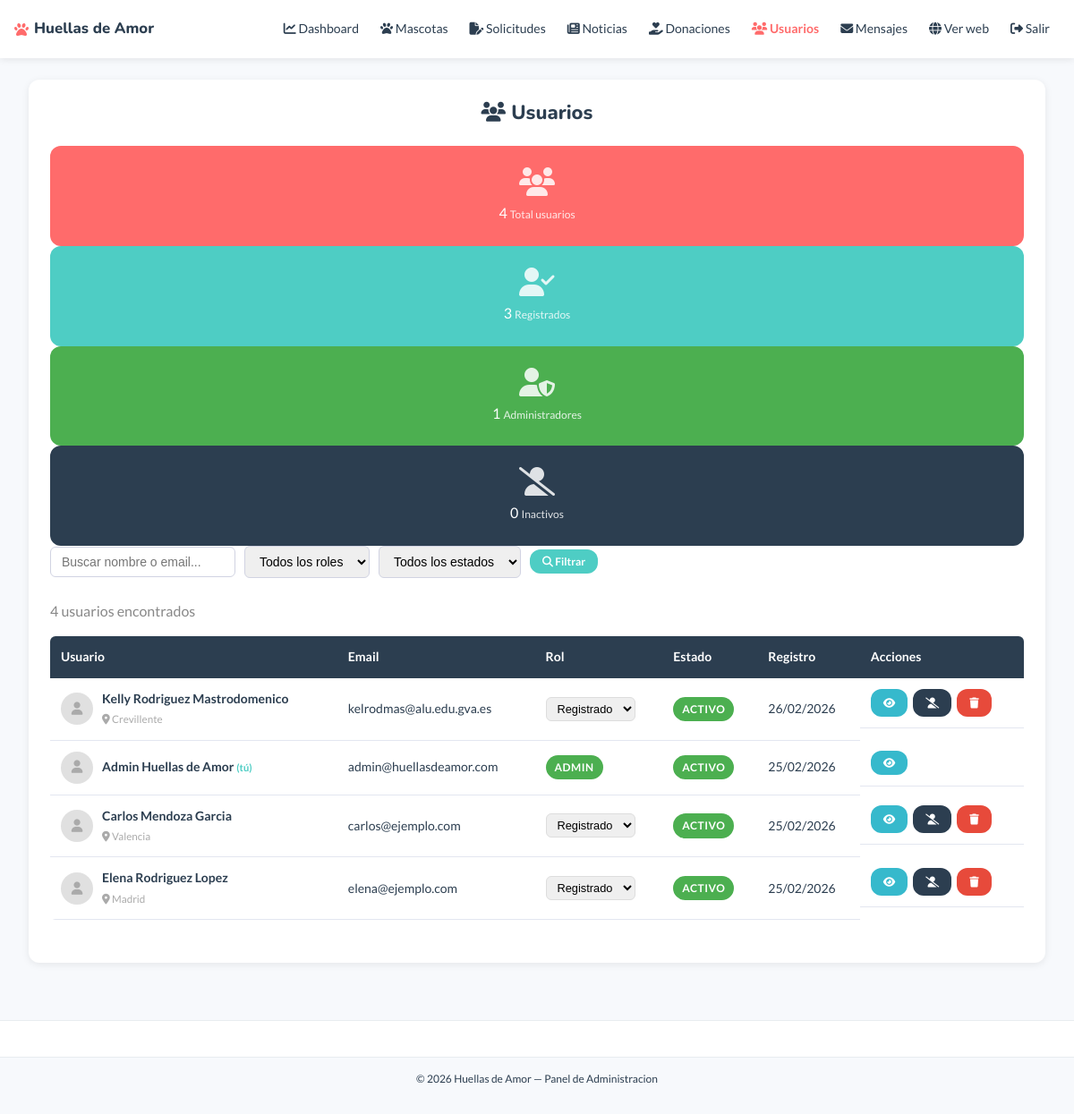
The app's page /admin/usuarios.php (signed in) with its own data.
### tables this page shows
CREATE TABLE `usuarios` (
  `id` int(10) UNSIGNED NOT NULL,
  `nombre` varchar(100) NOT NULL,
  `apellidos` varchar(150) NOT NULL,
  `email` varchar(200) NOT NULL,
  `contrasena` varchar(255) NOT NULL,
  `telefono` varchar(20) DEFAULT NULL,
  `dni` varchar(10) DEFAULT NULL,
  `direccion` varchar(255) DEFAULT NULL,
  `ciudad` varchar(100) DEFAULT NULL,
  `cp` varchar(10) DEFAULT NULL,
  `foto_perfil` varchar(255) DEFAULT NULL,
  `rol` enum('visitante','registrado','admin') NOT NULL DEFAULT 'registrado',
  `activo` tinyint(1) NOT NULL DEFAULT 1,
  `fecha_registro` datetime NOT NULL DEFAULT current_timestamp()
);

### admin/usuarios.php (the view, shortened to what this page needs)
<?php
require_once '../templates/header-admin.php';
$filtroBuscar = trim($_GET['buscar'] ?? '');
$porPagina    = 12;
$paginaActual = isset($_GET['pagina']) && is_numeric($_GET['pagina']) ? (int) $_GET['pagina'] : 1;
$offset       = ($paginaActual - 1) * $porPagina;
try {
    $donde  = "WHERE 1=1";
    $stmtStats = $conexion->prepare(
        "SELECT
            COUNT(*) AS total,
            SUM(CASE WHEN `rol` = 'admin'      THEN 1 ELSE 0 END) AS admins,
            SUM(CASE WHEN `rol` = 'registrado' THEN 1 ELSE 0 END) AS registrados,
            SUM(CASE WHEN `activo` = 0         THEN 1 ELSE 0 END) AS inactivos
         FROM `usuarios`"
    );
    $stmtStats->execute();
    $stats = $stmtStats->fetch();
    $stmtTotal = $conexion->prepare("SELECT COUNT(*) FROM `usuarios` $donde");
    $stmtTotal->execute();
    $totalUsuarios = $stmtTotal->fetchColumn();
    $stmtUsers = $conexion->prepare(
        "SELECT * FROM `usuarios` $donde
         ORDER BY `fecha_registro` DESC
         LIMIT :limite OFFSET :offset"
    );
    $stmtUsers->bindValue(':limite', $porPagina, PDO::PARAM_INT);
    $stmtUsers->bindValue(':offset', $offset,    PDO::PARAM_INT);
    $stmtUsers->execute();
    $usuarios = $stmtUsers->fetchAll();
} catch (PDOException $e) {
    $usuarios      = [];
    $totalUsuarios = 0;
    $totalPaginas  = 1;
    $stats         = ['total' => 0, 'admins' => 0, 'registrados' => 0, 'inactivos' => 0];
}
?>
<div class="contenedor" style="padding-top:24px; padding-bottom:40px;">
<div class="contenedor-admin">
    <div class="admin-cabecera">
        <h1><i class="fa-solid fa-users"></i> Usuarios</h1>
    </div>
    <div class="dashboard-stats">
        <div class="stat-card stat-coral">
            <i class="fa-solid fa-users"></i>
            <span class="stat-num"><?php echo $stats['total']; ?></span>
            <span class="stat-label">Total usuarios</span>
        </div>
        <div class="stat-card stat-turquesa">
            <i class="fa-solid fa-user-check"></i>
            <span class="stat-num"><?php echo $stats['registrados']; ?></span>
            <span class="stat-label">Registrados</span>
        </div>
        <div class="stat-card stat-verde">
            <i class="fa-solid fa-user-shield"></i>
            <span class="stat-num"><?php echo $stats['admins']; ?></span>
            <span class="stat-label">Administradores</span>
        </div>
        <div class="stat-card stat-oscuro">
            <i class="fa-solid fa-user-slash"></i>
            <span class="stat-num"><?php echo $stats['inactivos']; ?></span>
            <span class="stat-label">Inactivos</span>
        </div>
    </div>
    <div class="barra-admin">
        <form method="get" action="usuarios.php" class="form-filtro">
            <input type="text" name="buscar"
                   placeholder="Buscar nombre o email..."
                   value="<?php echo htmlspecialchars($filtroBuscar); ?>">
            <select name="rol">
                <option value="">Todos los roles</option>
            </select>
            <select name="activo">
                <option value="">Todos los estados</option>
            </select>
            <button type="submit" class="btn-turquesa btn-sm">
                <i class="fa-solid fa-magnifying-glass"></i> Filtrar
            </button>
        </form>
    </div>
    <p style="color:#888; margin-bottom:16px;">
        <?php echo $totalUsuarios; ?> usuario<?php echo $totalUsuarios !== 1 ? 's' : ''; ?> encontrado<?php echo $totalUsuarios !== 1 ? 's' : ''; ?>
    </p>
    <?php if (!empty($usuarios)) { ?>
    <div class="tabla-wrapper">
        <table class="tabla-admin">
            <thead>
                <tr>
                    <th>Usuario</th>
                    <th>Email</th>
                    <th>Rol</th>
                    <th>Estado</th>
                    <th>Registro</th>
                    <th>Acciones</th>
                </tr>
            </thead>
            <tbody>
                <?php foreach ($usuarios as $usr) {
                    $esMiCuenta = ($usr['id'] == $_SESSION['usuario_id']);
                    $foto = $usr['foto_perfil']
                        ? (str_starts_with($usr['foto_perfil'], 'http') ? $usr['foto_perfil'] : '../' . $usr['foto_perfil'])
                        : null;
                ?>
                <tr class="<?php echo !$usr['activo'] ? 'fila-inactiva' : ''; ?>">
                    <td>
                        <div style="display:flex; align-items:center; gap:10px;">
                            <?php if ($foto) { ?>
                            <img src="<?php echo htmlspecialchars($foto); ?>"
                                 style="width:36px; height:36px; border-radius:50%; object-fit:cover;">
                            <?php } else { ?>
                            <div style="width:36px; height:36px; border-radius:50%; background:#e0e0e0;
                                        display:flex; align-items:center; justify-content:center;">
                                <i class="fa-solid fa-user" style="color:#aaa; font-size:0.9rem;"></i>
                            </div>
                            <?php } ?>
                            <div>
                                <strong><?php echo htmlspecialchars($usr['nombre'] . ' ' . $usr['apellidos']); ?></strong>
                                <?php if ($esMiCuenta) { ?>
                                <span style="font-size:0.7rem; color:#4ECDC4; font-weight:700;"> (tú)</span>
                                <?php } ?>
                                <?php if ($usr['ciudad']) { ?>
                                <br><small style="color:#aaa;">
                                    <i class="fa-solid fa-location-dot"></i>
                                    <?php echo htmlspecialchars($usr['ciudad']); ?>
                                </small>
                                <?php } ?>
                            </div>
                        </div>
                    </td>
                    <td><?php echo htmlspecialchars($usr['email']); ?></td>
                    <td>
                        <?php if (!$esMiCuenta) { ?>
                        <form method="post" action="usuarios.php" style="display:inline;">
                            <select name="nuevo_rol" onchange="this.form.submit()"
                                    style="padding:4px 8px; border-radius:6px; border:1px solid #ddd;
                                           font-size:0.8rem; cursor:pointer;">
                                <option value="registrado" <?php echo $usr['rol'] === 'registrado' ? 'selected' : ''; ?>>Registrado</option>
                            </select>
                        </form>
                        <?php } else { ?>
                        <span class="badge badge-disponible">Admin</span>
                        <?php } ?>
                    </td>
                    <td>
                        <?php if ($usr['activo']) { ?>
                            <span class="badge badge-disponible">Activo</span>
                        <?php } else { ?>
                            <span class="badge badge-adoptado">Inactivo</span>
                        <?php } ?>
                    </td>
                    <td>
                        <?php echo $usr['fecha_registro']
                            ? date('d/m/Y', strtotime($usr['fecha_registro']))
                            : '—'; ?>
                    </td>
                    <td class="acciones">
                        <button class="btn-editar btn-sm btn-ver-usuario"
                                data-usuario='<?php echo htmlspecialchars(json_encode([
                                    'nombre'    => $usr['nombre'] . ' ' . $usr['apellidos'],
                                    'email'     => $usr['email'],
                                    'telefono'  => $usr['telefono'] ?? '—',
                                    'ciudad'    => $usr['ciudad'] ?? '—',
                                    'rol'       => $usr['rol'],
                                    'activo'    => $usr['activo'],
                                    'registro'  => $usr['fecha_registro'] ?? '—',
                                ]), ENT_QUOTES); ?>'
                                title="Ver detalles">
                            <i class="fa-solid fa-eye"></i>
                        </button>
                        <?php if (!$esMiCuenta) { ?>
                        <a href="usuarios.php?toggle=<?php echo $usr['id']; ?>"
                           class="btn-sm <?php echo $usr['activo'] ? 'btn-oscuro' : 'btn-nuevo'; ?>"
                           title="<?php echo $usr['activo'] ? 'Desactivar' : 'Activar'; ?>"
                           onclick="return confirm('<?php echo $usr['activo'] ? '¿Desactivar este usuario?' : '¿Activar este usuario?'; ?>')">
                            <i class="fa-solid <?php echo $usr['activo'] ? 'fa-user-slash' : 'fa-user-check'; ?>"></i>
                        </a>
                        <a href="usuarios.php?borrar=<?php echo $usr['id']; ?>"
                           class="btn-borrar btn-sm"
                           title="Eliminar"
                           onclick="return confirm('¿Eliminar este usuario? Se eliminarán todos sus datos.')">
                            <i class="fa-solid fa-trash"></i>
                        </a>
                        <?php } ?>
                    </td>
                </tr>
                <?php } ?>
            </tbody>
        </table>
    </div>
    <?php } else { ?>
    <p class="sin-resultados">No hay usuarios que coincidan con los filtros.</p>
    <?php } ?>
</div>
</div>
<?php require_once '../templates/footer-admin.php'; ?>

### records on screen
usuarios: nombre+apellidos "Kelly Rodriguez Mastrodomenico", ciudad "Crevillente", email "kelrodmas@alu.edu.gva.es", nuevo_rol "Registrado", activo "ACTIVO", fecha_registro "26/02/2026"
usuarios: nombre+apellidos "Admin Huellas de Amor", shows "(tú)", email "admin@huellasdeamor.com", shows "ADMIN", activo "ACTIVO", fecha_registro "25/02/2026"
usuarios: nombre+apellidos "Carlos Mendoza Garcia", ciudad "Valencia", email "carlos@ejemplo.com", nuevo_rol "Registrado", activo "ACTIVO", fecha_registro "25/02/2026"
usuarios: nombre+apellidos "Elena Rodriguez Lopez", ciudad "Madrid", email "elena@ejemplo.com", nuevo_rol "Registrado", activo "ACTIVO", fecha_registro "25/02/2026"

### other values on screen
$stats['total'] "4"
$stats['registrados'] "3"
$stats['admins'] "1"
$stats['inactivos'] "0"
$totalUsuarios "4"
